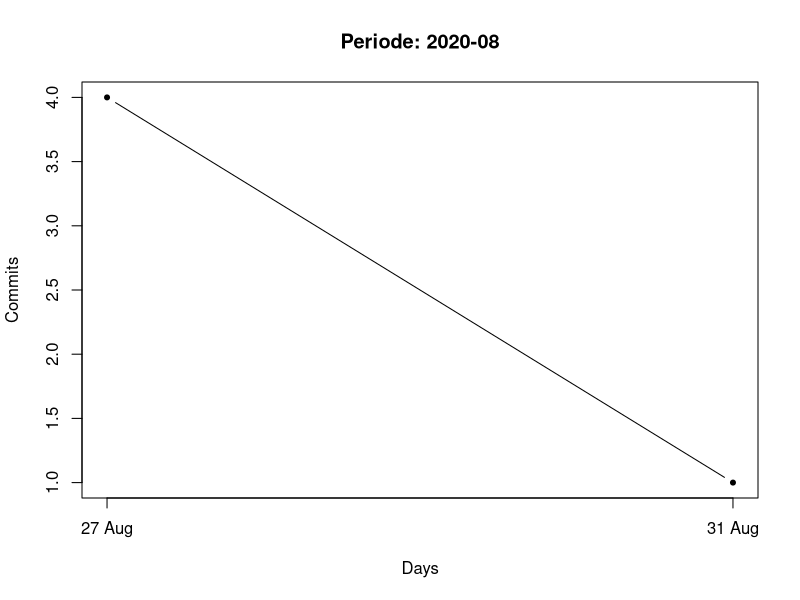
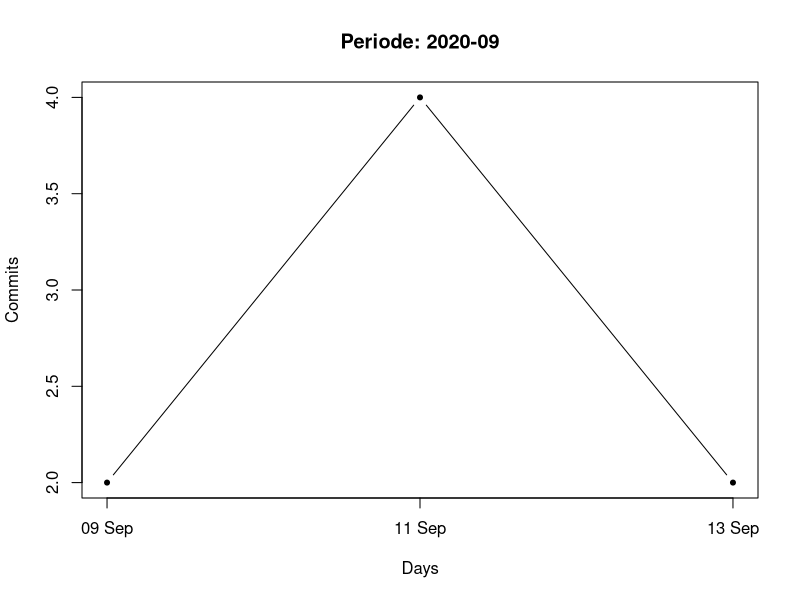
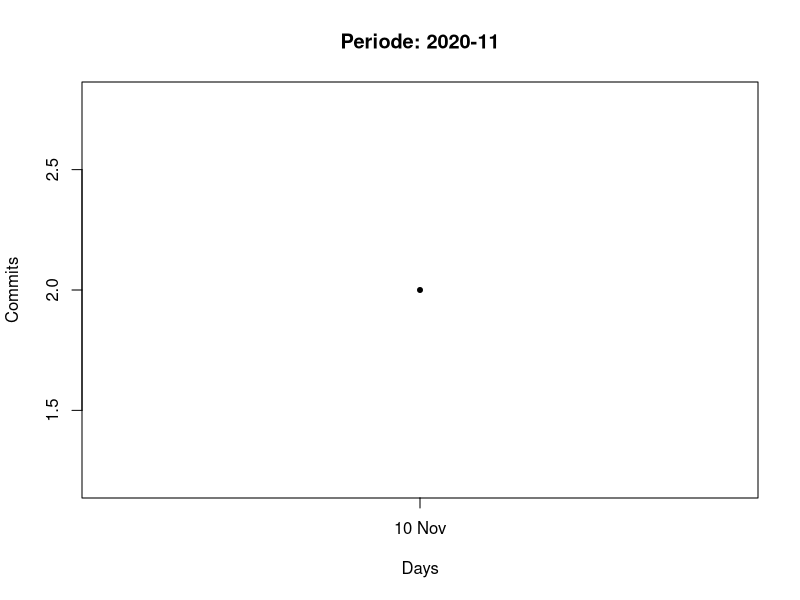
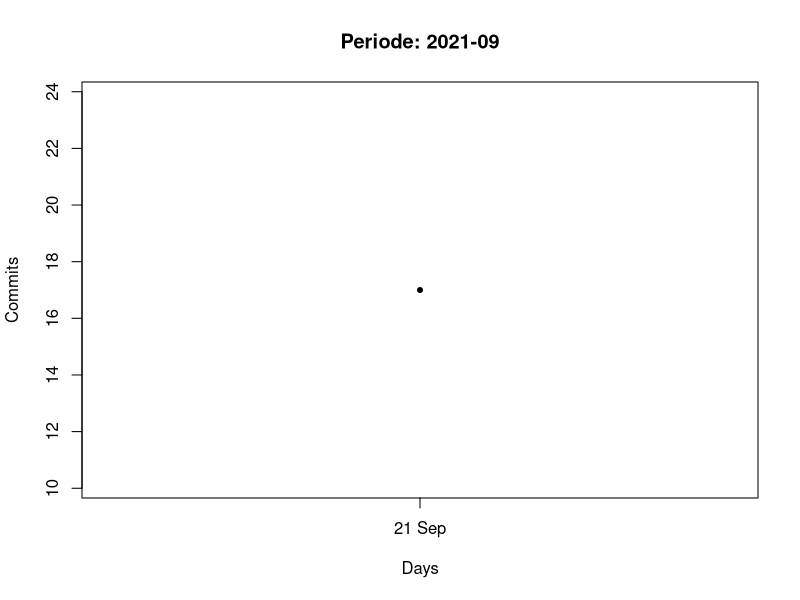
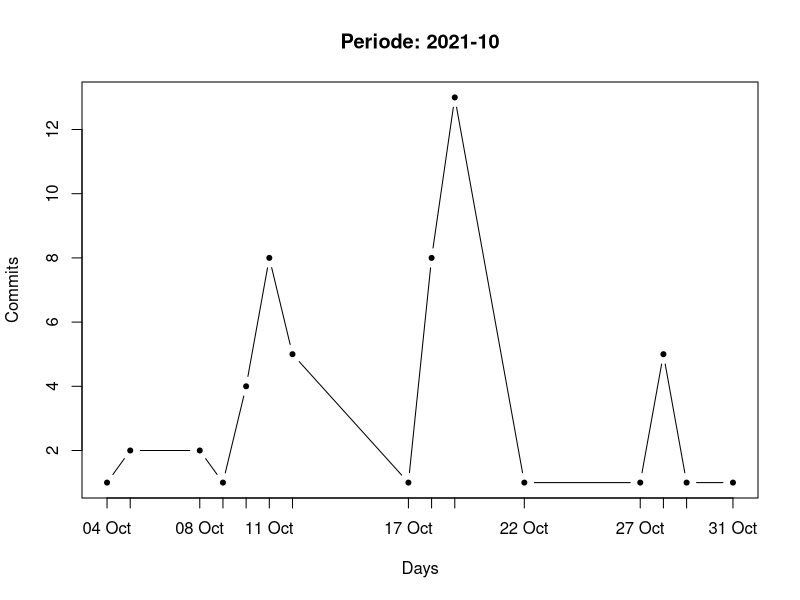
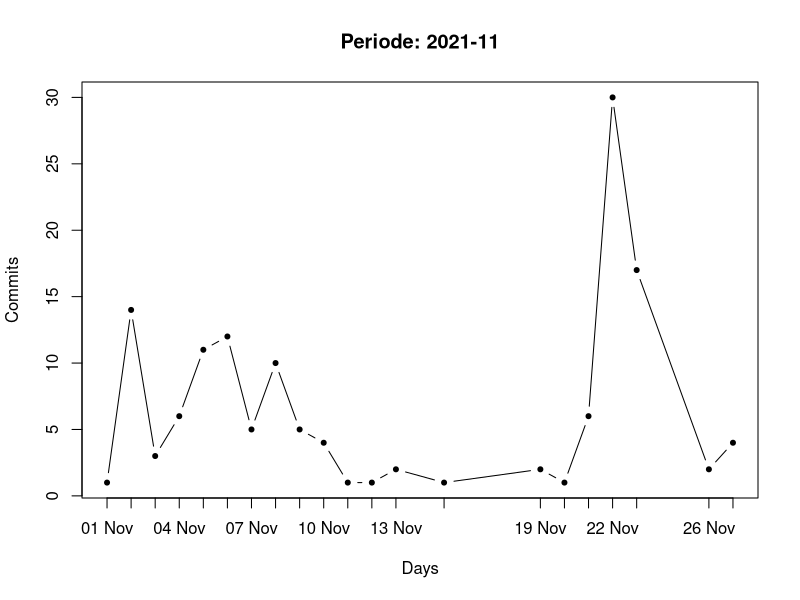
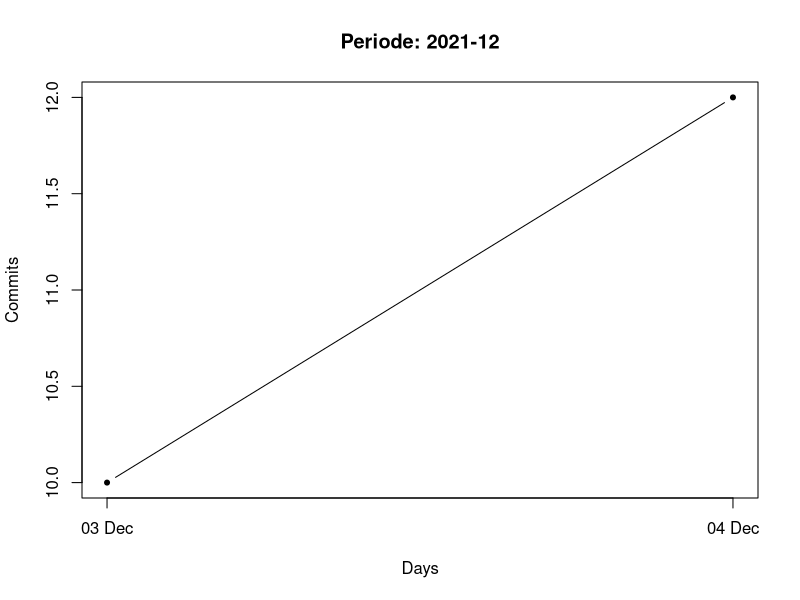
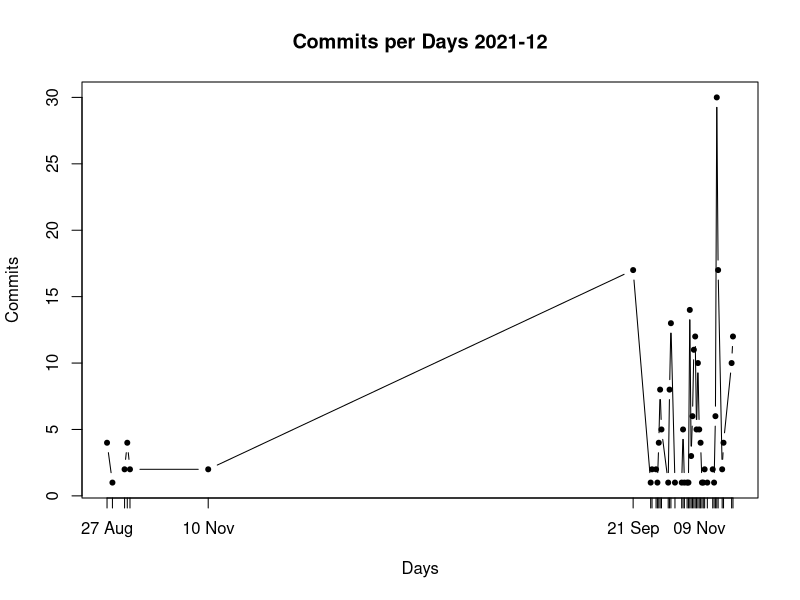

Write the R code that produced these figures, in order.
# get data from file
# column 1 is labels (row names)
w <- getwd() 
#setwd("../")
w
#setwd("/Users/cyprien/visulog/cli/.visulogRTempFiles")
setwd(".visulogRTempFiles")
#z <- paste(w,".visulogRTempFiles",sep="/")
x <- read.table("commitsPerDate.txt", header = FALSE)

colnames(x) <- c("Date", "nb")

#x <- data.frame(Date = as.character(row.names(x)), x)

attach(x)

# handling Date with local system time


Sys.getlocale("LC_TIME")
dt <- as.Date(Date, "%Y-%m-%d") # convert to Date

setwd("../")
setwd(".graphs")
# output plots to files in pdf
ymt <- substr(Date, 1, 7)
ind <- table(ymt)
nl <- length(ind) # nb of months in data
start <- 1
for (i in 1:nl) { # for each year-month
  dtfig <- dt[start:(start + ind[i]-1)]
  nbfig <- nb[start:(start + ind[i]-1)]
  fname <- paste("CommitsPerDate_",i,".pdf", sep="")
  pdf(file = fname, width=9, height=7) # 1920/1080 full HD png
  plot(dtfig, nbfig, type="b", pch = 20, xaxt = "n", xlab = "Days", ylab="Commits")
  axis.Date(1, at = dtfig, format = "%d %b", cex.axis=1)  # set %B for full months
  title(paste("Periode:", names(ind[i])))
  dev.off() # close file
  start <- start + ind[i]
}

pdf(file = "CommitsPerDate.pdf", width=9, height=7) # 1920/1080 full HD png
plot(dt, nb, type="b", pch = 20, xaxt = "n", xlab = "Days", ylab="Commits")
axis.Date(1, at = dt, format = "%d %b", cex.axis=1)  # set %B for full months
title(paste("Commits per Days", names(ind[i])))
